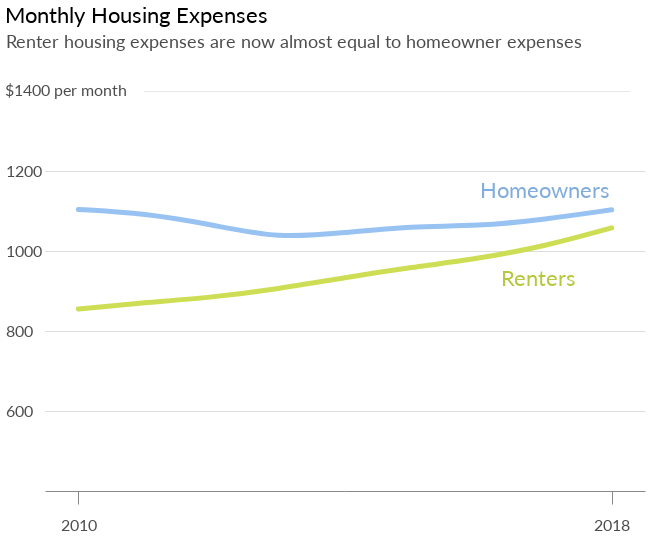

The notebook cell saved with this chart:
### Code cell
hous_expens_chart = (nat_mort + nat_rent + y_label + line + homeowners + renters).configure_title(fontSize=22)
hous_expens_chart

### Figure 1 — Vega-Lite specification as saved in the notebook (floating-point values rounded to 4 significant figures)
{"width": 600, "height": 400, "background": "white", "config": {"title": {"fontWeight": "normal", "fontSize": 22, "anchor": "start", "font": "Lato", "offset": 5}, "axisX": {"grid": false, "labelFont": "Lato", "labelFontSize": 16, "labelAngle": 0, "labelPadding": 10, "ticks": false, "tickSize": 5, "title": null, "titleFont": "Lato", "titleFontSize": 16, "titleFontWeight": "normal", "titleY": 30, "titleX": 280}, "axisY": {"grid": true, "gridOpacity": 1, "labelFont": "Lato", "labelFontSize": 16, "labelLimit": 100, "labelAlign": "left", "labelPadding": 20, "ticks": false, "title": null, "titleFont": "Lato", "titleFontWeight": "normal", "titleFontSize": 16, "titleAlign": "left", "titleAngle": 0, "titleY": -20, "titleX": -20, "domainWidth": 0}, "view": {"strokeOpacity": 0}}, "layer": [{"mark": {"type": "line", "color": "#97c2f2", "interpolate": "basis", "size": 5, "strokeCap": "round"}, "encoding": {"x": {"type": "ordinal", "axis": {"labelFontSize": 16, "labelOpacity": 0.7, "labelPadding": 13, "tickSize": 13, "ticks": true, "values": [2010, 2018]}, "field": "Year"}, "y": {"type": "quantitative", "axis": {"format": "<a", "labelFontSize": 16, "labelOpacity": 0.7, "labelPadding": 40}, "field": "Med_Mort", "scale": {"domain": [400, 1400]}}}}, {"mark": {"type": "line", "color": "#cede54", "interpolate": "basis", "size": 5, "strokeCap": "round"}, "encoding": {"x": {"type": "ordinal", "axis": {"labelFontSize": 16, "labelOpacity": 0.7, "labelPadding": 13, "tickSize": 13, "ticks": true, "values": [2010, 2018]}, "field": "Year"}, "y": {"type": "quantitative", "axis": {"format": "<a", "labelFontSize": 16, "labelOpacity": 0.7, "labelPadding": 40, "titleFontSize": 18, "titleOpacity": 0.7, "titleX": -40, "titleY": -40, "values": [600, 800, 1000, 1200]}, "field": "Med_Rent", "scale": {"domain": [400, 1400]}, "title": "Renter housing expenses are now almost equal to homeowner expenses"}}, "title": "Monthly Housing Expenses"}, {"data": {"name": "data-d6ee621bd170f7d18843c20a78328718"}, "mark": {"type": "text", "dx": -12, "font": "lato", "fontSize": 16, "opacity": 0.7}, "encoding": {"text": {"type": "nominal", "field": "text"}, "x": {"type": "ordinal", "field": "x"}, "y": {"type": "quantitative", "field": "y"}}}, {"data": {"name": "data-6aea421cd65341cce4b89fc26f9e15fc"}, "mark": {"type": "text", "dx": 242, "dy": -4, "fontSize": 11.5, "fontWeight": "bold", "opacity": 0.09}, "encoding": {"text": {"type": "nominal", "field": "text"}, "x": {"type": "ordinal", "field": "x"}, "y": {"type": "quantitative", "field": "y"}}}, {"data": {"name": "data-464e0f487171856bc3d4bc783ef0a361"}, "mark": {"type": "text", "color": "#81addc", "dx": 0, "dy": 0, "font": "lato", "fontSize": 22}, "encoding": {"text": {"type": "nominal", "field": "text"}, "x": {"type": "ordinal", "field": "x"}, "y": {"type": "quantitative", "field": "y"}}}, {"data": {"name": "data-fc573549b9148ee539fc51f47922de73"}, "mark": {"type": "text", "color": "#b7c83e", "dx": 60, "dy": 0, "font": "lato", "fontSize": 22}, "encoding": {"text": {"type": "nominal", "field": "text"}, "x": {"type": "ordinal", "field": "x"}, "y": {"type": "quantitative", "field": "y"}}}], "data": {"name": "data-d8f4465be593fe0768b1e32b56123bcc"}, "$schema": "https://vega.github.io/schema/vega-lite/v4.0.0.json", "datasets": {"data-d8f4465be593fe0768b1e32b56123bcc": [{"Year": 2010, "Region": "United States", "Owners30": 30.5, "Renters30": 48.9, "Med_Mort": 1104.0, "Med_Rent": 855.0, "Med_Mort_Inc": 5242.0, "Med_Rent_Inc": 2556.0, "Owned_Units": 74870000.0, "Rented_Units": 39690000.0, "Mort_Rent_Diff": -249.0, "Rent_Mort_Diff": 249.0, "Rent_Mort_Diff_div_Rent": 29.12, "MR_Diff_Per_Rent_Inc": -9.74, "RM_Diff_Per_Mort_Inc": 4.75, "Mort_Less30": 69.5, "Rent_Less30": 51.1, "Total_Units": 114600000.0, "Owned_Units_Per_dec": 0.654, "Owned_Units_Per_whole": 65.4, "Rent_Units_Per_dec": 0.346, "Rent_Units_Per_whole": 34.6, "Mort_Share_Inc_dec": 0.211, "Mort_Share_Inc_whole": 21.1, "Rent_Share_Inc_dec": 0.335, "Rent_Share_Inc_whole": 33.5}, {"Year": 2011, "Region": "United States", "Owners30": 29.6, "Renters30": 49.3, "Med_Mort": 1094.0, "Med_Rent": 871.0, "Med_Mort_Inc": 5339.0, "Med_Rent_Inc": 2578.0, "Owned_Units": 74260000.0, "Rented_Units": 40730000.0, "Mort_Rent_Diff": -223.0, "Rent_Mort_Diff": 223.0, "Rent_Mort_Diff_div_Rent": 25.6, "MR_Diff_Per_Rent_Inc": -8.65, "RM_Diff_Per_Mort_Inc": 4.18, "Mort_Less30": 70.4, "Rent_Less30": 50.7, "Total_Units": 115000000.0, "Owned_Units_Per_dec": 0.646, "Owned_Units_Per_whole": 64.6, "Rent_Units_Per_dec": 0.354, "Rent_Units_Per_whole": 35.4, "Mort_Share_Inc_dec": 0.205, "Mort_Share_Inc_whole": 20.5, "Rent_Share_Inc_dec": 0.338, "Rent_Share_Inc_whole": 33.8}, {"Year": 2012, "Region": "United States", "Owners30": 27.1, "Renters30": 48.1, "Med_Mort": 1066.0, "Med_Rent": 884.0, "Med_Mort_Inc": 5460.0, "Med_Rent_Inc": 2657.0, "Owned_Units": 74120000.0, "Rented_Units": 41850000.0, "Mort_Rent_Diff": -182.0, "Rent_Mort_Diff": 182.0, "Rent_Mort_Diff_div_Rent": 20.59, "MR_Diff_Per_Rent_Inc": -6.85, "RM_Diff_Per_Mort_Inc": 3.33, "Mort_Less30": 72.9, "Rent_Less30": 51.9, "Total_Units": 116000000.0, "Owned_Units_Per_dec": 0.639, "Owned_Units_Per_whole": 63.9, "Rent_Units_Per_dec": 0.361, "Rent_Units_Per_whole": 36.1, "Mort_Share_Inc_dec": 0.195, "Mort_Share_Inc_whole": 19.5, "Rent_Share_Inc_dec": 0.333, "Rent_Share_Inc_whole": 33.3}, {"Year": 2013, "Region": "United States", "Owners30": 25.3, "Renters30": 47.7, "Med_Mort": 1031.0, "Med_Rent": 905.0, "Med_Mort_Inc": 5569.0, "Med_Rent_Inc": 2736.0, "Owned_Units": 73840000.0, "Rented_Units": 42450000.0, "Mort_Rent_Diff": -126.0, "Rent_Mort_Diff": 126.0, "Rent_Mort_Diff_div_Rent": 13.92, "MR_Diff_Per_Rent_Inc": -4.61, "RM_Diff_Per_Mort_Inc": 2.26, "Mort_Less30": 74.7, "Rent_Less30": 52.3, "Total_Units": 116300000.0, "Owned_Units_Per_dec": 0.635, "Owned_Units_Per_whole": 63.5, "Rent_Units_Per_dec": 0.365, "Rent_Units_Per_whole": 36.5, "Mort_Share_Inc_dec": 0.185, "Mort_Share_Inc_whole": 18.5, "Rent_Share_Inc_dec": 0.331, "Rent_Share_Inc_whole": 33.1}, {"Year": 2014, "Region": "United States", "Owners30": 24.8, "Renters30": 47.9, "Med_Mort": 1046.0, "Med_Rent": 934.0, "Med_Mort_Inc": 5733.0, "Med_Rent_Inc": 2866.0, "Owned_Units": 73990000.0, "Rented_Units": 43270000.0, "Mort_Rent_Diff": -112.0, "Rent_Mort_Diff": 112.0, "Rent_Mort_Diff_div_Rent": 11.99, "MR_Diff_Per_Rent_Inc": -3.91, "RM_Diff_Per_Mort_Inc": 1.95, "Mort_Less30": 75.2, "Rent_Less30": 52.1, "Total_Units": 117300000.0, "Owned_Units_Per_dec": 0.631, "Owned_Units_Per_whole": 63.1, "Rent_Units_Per_dec": 0.369, "Rent_Units_Per_whole": 36.9, "Mort_Share_Inc_dec": 0.182, "Mort_Share_Inc_whole": 18.2, "Rent_Share_Inc_dec": 0.326, "Rent_Share_Inc_whole": 32.6}, {"Year": 2015, "Region": "United States", "Owners30": 23.7, "Renters30": 46.8, "Med_Mort": 1062.0, "Med_Rent": 959.0, "Med_Mort_Inc": 5919.0, "Med_Rent_Inc": 2989.0, "Owned_Units": 74510000.0, "Rented_Units": 43700000.0, "Mort_Rent_Diff": -103.0, "Rent_Mort_Diff": 103.0, "Rent_Mort_Diff_div_Rent": 10.74, "MR_Diff_Per_Rent_Inc": -3.45, "RM_Diff_Per_Mort_Inc": 1.74, "Mort_Less30": 76.3, "Rent_Less30": 53.2, "Total_Units": 118200000.0, "Owned_Units_Per_dec": 0.63, "Owned_Units_Per_whole": 63.0, "Rent_Units_Per_dec": 0.37, "Rent_Units_Per_whole": 37.0, "Mort_Share_Inc_dec": 0.179, "Mort_Share_Inc_whole": 17.9, "Rent_Share_Inc_dec": 0.321, "Rent_Share_Inc_whole": 32.1}, {"Year": 2016, "Region": "United States", "Owners30": 22.7, "Renters30": 46.1, "Med_Mort": 1062.0, "Med_Rent": 981.0, "Med_Mort_Inc": 6094.0, "Med_Rent_Inc": 3105.0, "Owned_Units": 75020000.0, "Rented_Units": 43840000.0, "Mort_Rent_Diff": -81.0, "Rent_Mort_Diff": 81.0, "Rent_Mort_Diff_div_Rent": 8.26, "MR_Diff_Per_Rent_Inc": -2.61, "RM_Diff_Per_Mort_Inc": 1.33, "Mort_Less30": 77.3, "Rent_Less30": 53.9, "Total_Units": 118900000.0, "Owned_Units_Per_dec": 0.631, "Owned_Units_Per_whole": 63.1, "Rent_Units_Per_dec": 0.369, "Rent_Units_Per_whole": 36.9, "Mort_Share_Inc_dec": 0.174, "Mort_Share_Inc_whole": 17.4, "Rent_Share_Inc_dec": 0.316, "Rent_Share_Inc_whole": 31.6}, {"Year": 2017, "Region": "United States", "Owners30": 22.1, "Renters30": 45.9, "Med_Mort": 1079.0, "Med_Rent": 1012.0, "Med_Mort_Inc": 6323.0, "Med_Rent_Inc": 3245.0, "Owned_Units": 76680000.0, "Rented_Units": 43380000.0, "Mort_Rent_Diff": -67.0, "Rent_Mort_Diff": 67.0, "Rent_Mort_Diff_div_Rent": 6.62, "MR_Diff_Per_Rent_Inc": -2.06, "RM_Diff_Per_Mort_Inc": 1.06, "Mort_Less30": 77.9, "Rent_Less30": 54.1, "Total_Units": 120100000.0, "Owned_Units_Per_dec": 0.639, "Owned_Units_Per_whole": 63.9, "Rent_Units_Per_dec": 0.361, "Rent_Units_Per_whole": 36.1, "Mort_Share_Inc_dec": 0.171, "Mort_Share_Inc_whole": 17.1, "Rent_Share_Inc_dec": 0.312, "Rent_Share_Inc_whole": 31.2}, {"Year": 2018, "Region": "United States", "Owners30": 22.3, "Renters30": 46.1, "Med_Mort": 1103.0, "Med_Rent": 1058.0, "Med_Mort_Inc": 6504.0, "Med_Rent_Inc": 3378.0, "Owned_Units": 77710000.0, "Rented_Units": 43810000.0, "Mort_Rent_Diff": -45.0, "Rent_Mort_Diff": 45.0, "Rent_Mort_Diff_div_Rent": 4.25, "MR_Diff_Per_Rent_Inc": -1.33, "RM_Diff_Per_Mort_Inc": 0.69, "Mort_Less30": 77.7, "Rent_Less30": 53.9, "Total_Units": 121500000.0, "Owned_Units_Per_dec": 0.639, "Owned_Units_Per_whole": 63.9, "Rent_Units_Per_dec": 0.361, "Rent_Units_Per_whole": 36.1, "Mort_Share_Inc_dec": 0.17, "Mort_Share_Inc_whole": 17.0, "Rent_Share_Inc_dec": 0.313, "Rent_Share_Inc_whole": 31.3}], "data-d6ee621bd170f7d18843c20a78328718": [{"x": 2010, "y": 1400, "text": "$1400 per month"}], "data-6aea421cd65341cce4b89fc26f9e15fc": [{"x": 2011, "y": 1400, "text": "_________________________________________________________________________________"}], "data-464e0f487171856bc3d4bc783ef0a361": [{"x": 2017, "y": 1150, "text": "Homeowners"}], "data-fc573549b9148ee539fc51f47922de73": [{"x": 2016, "y": 930, "text": "Renters"}]}}
